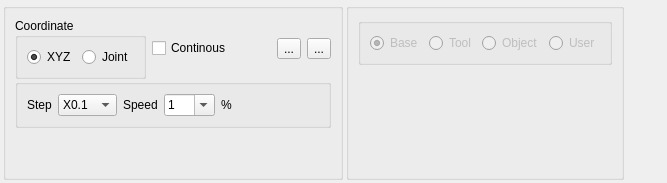
     <widget class="QWidget" name="tab_8">
      <attribute name="title">
       <string>Panel</string>
      </attribute>
      <layout class="QHBoxLayout" name="horizontalLayout_8">
       <property name="spacing">
        <number>3</number>
       </property>
       <property name="leftMargin">
        <number>3</number>
       </property>
       <property name="topMargin">
        <number>3</number>
       </property>
       <property name="rightMargin">
        <number>3</number>
       </property>
       <property name="bottomMargin">
        <number>3</number>
       </property>
       <item>
        <widget class="QGroupBox" name="groupBox_6">
         <property name="sizePolicy">
          <sizepolicy hsizetype="Minimum" vsizetype="Preferred">
           <horstretch>0</horstretch>
           <verstretch>0</verstretch>
          </sizepolicy>
         </property>
         <property name="title">
          <string/>
         </property>
         <layout class="QVBoxLayout" name="verticalLayout_3">
          <property name="spacing">
           <number>0</number>
          </property>
          <item>
           <layout class="QHBoxLayout" name="horizontalLayout_12">
            <property name="spacing">
             <number>6</number>
            </property>
            <property name="leftMargin">
             <number>0</number>
            </property>
            <property name="topMargin">
             <number>0</number>
            </property>
            <property name="rightMargin">
             <number>0</number>
            </property>
            <property name="bottomMargin">
             <number>0</number>
            </property>
            <item>
             <widget class="QGroupBox" name="groupBox_16">
              <property name="title">
               <string>Coordinate</string>
              </property>
              <layout class="QHBoxLayout" name="horizontalLayout_13">
               <item>
                <widget class="QRadioButton" name="radCoordXyz">
                 <property name="text">
                  <string>XYZ</string>
                 </property>
                 <property name="checked">
                  <bool>true</bool>
                 </property>
                </widget>
               </item>
               <item>
                <widget class="QRadioButton" name="radCoordJoint">
                 <property name="text">
                  <string>Joint</string>
                 </property>
                </widget>
               </item>
              </layout>
             </widget>
            </item>
            <item>
             <widget class="QCheckBox" name="chkContinous">
              <property name="text">
               <string>Continous</string>
              </property>
             </widget>
            </item>
            <item>
             <spacer name="horizontalSpacer_8">
              <property name="orientation">
               <enum>Qt::Horizontal</enum>
              </property>
              <property name="sizeHint" stdset="0">
               <size>
                <width>40</width>
                <height>20</height>
               </size>
              </property>
             </spacer>
            </item>
            <item>
             <widget class="QToolButton" name="toolSingleEdit">
              <property name="toolTip">
               <string>Edit the current item</string>
              </property>
              <property name="text">
               <string>...</string>
              </property>
              <property name="icon">
               <iconset resource="../../../res/res.qrc">
                <normaloff>:/res/image/icon/54.png</normaloff>:/res/image/icon/54.png</iconset>
              </property>
              <property name="iconSize">
               <size>
                <width>24</width>
                <height>24</height>
               </size>
              </property>
             </widget>
            </item>
            <item>
             <widget class="QToolButton" name="toolSingleAdd">
              <property name="toolTip">
               <string>Add Below</string>
              </property>
              <property name="text">
               <string>...</string>
              </property>
              <property name="icon">
               <iconset resource="../../../res/res.qrc">
                <normaloff>:/res/image/icon/addition.png</normaloff>:/res/image/icon/addition.png</iconset>
              </property>
              <property name="iconSize">
               <size>
                <width>24</width>
                <height>24</height>
               </size>
              </property>
             </widget>
            </item>
           </layout>
          </item>
          <item>
           <widget class="Joint" name="joint5" native="true"/>
          </item>
          <item>
           <widget class="Joint" name="joint4" native="true"/>
          </item>
          <item>
           <widget class="Joint" name="joint3" native="true"/>
          </item>
          <item>
           <widget class="Joint" name="joint2" native="true"/>
          </item>
          <item>
           <widget class="Joint" name="joint1" native="true"/>
          </item>
          <item>
           <widget class="QGroupBox" name="groupBox_3">
            <property name="title">
             <string/>
            </property>
            <layout class="QGridLayout" name="gridLayout_8">
             <item row="0" column="0">
              <widget class="QLabel" name="label_3">
               <property name="text">
                <string>Step</string>
               </property>
              </widget>
             </item>
             <item row="0" column="1">
              <widget class="QComboBox" name="cmbStepXx">
               <property name="toolTip">
                <string>Step mm or degree</string>
               </property>
               <item>
                <property name="text">
                 <string>X0.1</string>
                </property>
               </item>
               <item>
                <property name="text">
                 <string>X0.5</string>
                </property>
               </item>
               <item>
                <property name="text">
                 <string>X1</string>
                </property>
               </item>
               <item>
                <property name="text">
                 <string>X5</string>
                </property>
               </item>
               <item>
                <property name="text">
                 <string>X10</string>
                </property>
               </item>
               <item>
                <property name="text">
                 <string>X50</string>
                </property>
               </item>
               <item>
                <property name="text">
                 <string>X100</string>
                </property>
               </item>
              </widget>
             </item>
             <item row="0" column="4">
              <widget class="QLabel" name="label_6">
               <property name="text">
                <string>%</string>
               </property>
              </widget>
             </item>
             <item row="0" column="2">
              <widget class="QLabel" name="label_5">
               <property name="text">
                <string>Speed</string>
               </property>
              </widget>
             </item>
             <item row="0" column="3">
              <widget class="QComboBox" name="cmbSpeed">
               <property name="inputMethodHints">
                <set>Qt::ImhDigitsOnly</set>
               </property>
               <property name="editable">
                <bool>true</bool>
               </property>
               <item>
                <property name="text">
                 <string>1</string>
                </property>
               </item>
               <item>
                <property name="text">
                 <string>10</string>
                </property>
               </item>
               <item>
                <property name="text">
                 <string>20</string>
                </property>
               </item>
               <item>
                <property name="text">
                 <string>50</string>
                </property>
               </item>
               <item>
                <property name="text">
                 <string>100</string>
                </property>
               </item>
              </widget>
             </item>
             <item row="0" column="5">
              <spacer name="horizontalSpacer">
               <property name="orientation">
                <enum>Qt::Horizontal</enum>
               </property>
               <property name="sizeHint" stdset="0">
                <size>
                 <width>40</width>
                 <height>20</height>
                </size>
               </property>
              </spacer>
             </item>
            </layout>
           </widget>
          </item>
          <item>
           <spacer name="verticalSpacer_9">
            <property name="orientation">
             <enum>Qt::Vertical</enum>
            </property>
            <property name="sizeHint" stdset="0">
             <size>
              <width>20</width>
              <height>40</height>
             </size>
            </property>
           </spacer>
          </item>
         </layout>
        </widget>
       </item>
       <item>
        <widget class="QGroupBox" name="groupBox_5">
         <property name="sizePolicy">
          <sizepolicy hsizetype="Fixed" vsizetype="Preferred">
           <horstretch>0</horstretch>
           <verstretch>0</verstretch>
          </sizepolicy>
         </property>
         <property name="title">
          <string/>
         </property>
         <layout class="QGridLayout" name="gridLayout">
          <item row="6" column="0">
           <spacer name="verticalSpacer">
            <property name="orientation">
             <enum>Qt::Vertical</enum>
            </property>
            <property name="sizeHint" stdset="0">
             <size>
              <width>20</width>
              <height>40</height>
             </size>
            </property>
           </spacer>
          </item>
          <item row="3" column="0">
           <widget class="QLabel" name="label_2">
            <property name="maximumSize">
             <size>
              <width>128</width>
              <height>128</height>
             </size>
            </property>
            <property name="toolTip">
             <string>The basement  coordinate.</string>
            </property>
            <property name="text">
             <string/>
            </property>
            <property name="pixmap">
             <pixmap resource="../../../res/res.qrc">:/res/image/t4/mrx-mrx-t4_geo.png</pixmap>
            </property>
            <property name="scaledContents">
             <bool>true</bool>
            </property>
            <property name="alignment">
             <set>Qt::AlignLeading|Qt::AlignLeft|Qt::AlignTop</set>
            </property>
           </widget>
          </item>
          <item row="1" column="0">
           <widget class="QGroupBox" name="groupBox_14">
            <property name="enabled">
             <bool>false</bool>
            </property>
            <property name="title">
             <string/>
            </property>
            <layout class="QHBoxLayout" name="horizontalLayout_7">
             <item>
              <widget class="QRadioButton" name="radioButton_5">
               <property name="text">
                <string>Base</string>
               </property>
               <property name="checked">
                <bool>true</bool>
               </property>
              </widget>
             </item>
             <item>
              <widget class="QRadioButton" name="radioButton_7">
               <property name="text">
                <string>Tool</string>
               </property>
              </widget>
             </item>
             <item>
              <widget class="QRadioButton" name="radioButton_6">
               <property name="text">
                <string>Object</string>
               </property>
              </widget>
             </item>
             <item>
              <widget class="QRadioButton" name="radioButton_13">
               <property name="text">
                <string>User</string>
               </property>
              </widget>
             </item>
            </layout>
           </widget>
          </item>
         </layout>
        </widget>
       </item>
       <item>
        <spacer name="horizontalSpacer_2">
         <property name="orientation">
          <enum>Qt::Horizontal</enum>
         </property>
         <property name="sizeHint" stdset="0">
          <size>
           <width>40</width>
           <height>20</height>
          </size>
         </property>
        </spacer>
       </item>
      </layout>
     </widget>
